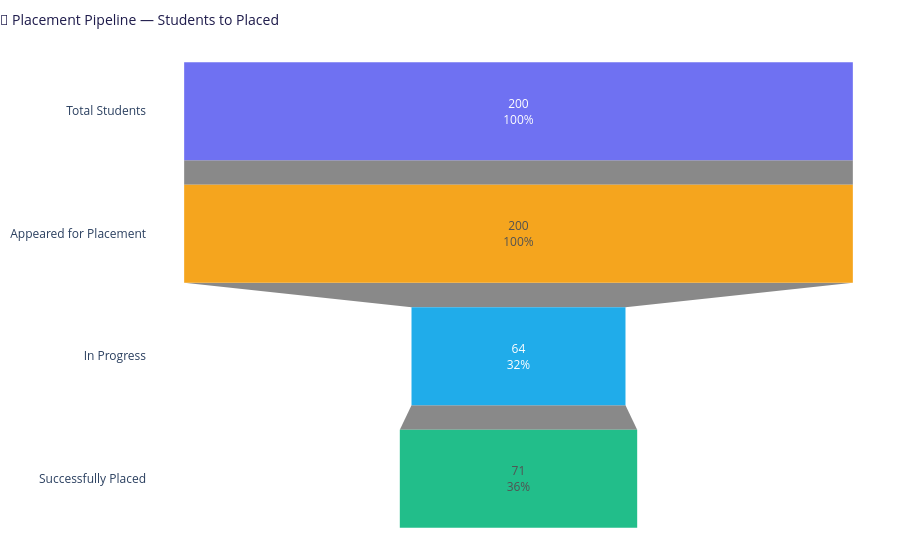

Notebook source saved alongside this figure:
### Code cell
placement['status'] = placement['status'].astype(str).str.strip().str.title()

# 🔹 Count values safely
inprog_count = placement[placement['status'] == 'In Progress'].shape[0]
placed_count = placement[placement['status'] == 'Placed'].shape[0]

# 🔹 Funnel stages
pipeline_stages = [
    ('Total Students', len(students)),
    ('Appeared for Placement', len(placement)),
    ('In Progress', inprog_count),
    ('Successfully Placed', placed_count),
]

# 🔹 Create Funnel Chart
fig_funnel = go.Figure(go.Funnel(
    y=[stage for stage, _ in pipeline_stages],
    x=[value for _, value in pipeline_stages],
    textinfo="value+percent initial",
    marker=dict(
        color=['#6366F1', '#F59E0B', '#0EA5E9', '#10B981']
    ),
    opacity=0.92
))

# 🔹 Layout styling
fig_funnel.update_layout(
    title=dict(
        text='🔽 Placement Pipeline — Students to Placed',
        font=dict(size=14, color='#1E1B4B'),
        x=0
    ),
    margin=dict(t=50, b=20, l=10, r=10),
    paper_bgcolor='white',
    plot_bgcolor='rgba(0,0,0,0)'
)

# 🔹 Show chart
fig_funnel.show()

### Figure 1 — Plotly figure (JSON) as saved in the notebook; plotly's stock layout.template omitted (floating-point values rounded to 4 significant figures)
{"data": [{"marker": {"color": ["#6366F1", "#F59E0B", "#0EA5E9", "#10B981"]}, "opacity": 0.92, "textinfo": "value+percent initial", "type": "funnel", "x": [200, 200, 64, 71], "y": ["Total Students", "Appeared for Placement", "In Progress", "Successfully Placed"]}], "layout": {"margin": {"b": 20, "l": 10, "r": 10, "t": 50}, "paper_bgcolor": "white", "plot_bgcolor": "rgba(0,0,0,0)", "title": {"font": {"color": "#1E1B4B", "size": 14}, "text": "🔽 Placement Pipeline — Students to Placed", "x": 0}}}
